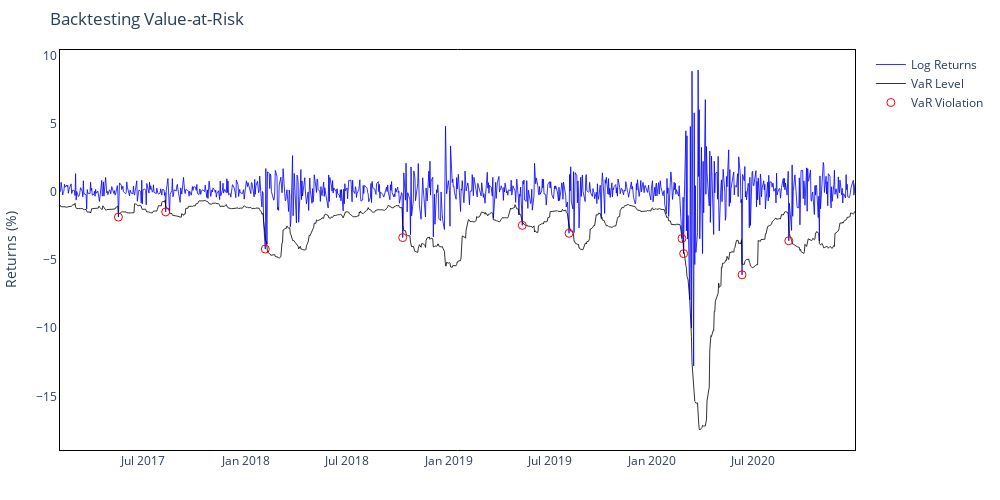
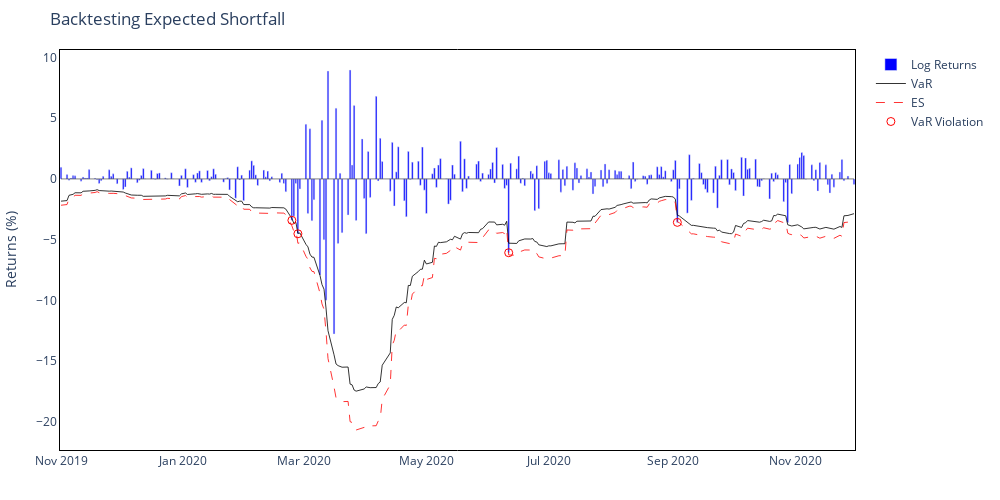
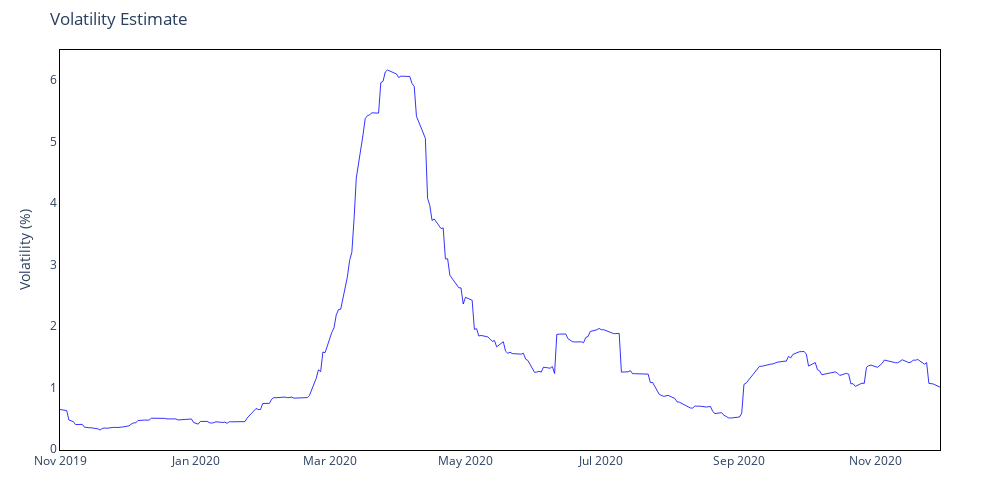

Write notebook code for charts like these, in order.
### Markdown cell above
### MA based VaR on the same data

### Code cell
# Apply MA volatility model
ma_output, next_day_var = VolatilityVaR.var_moving_average(returns, confidence_level)

print(f"Next-day MA VaR estimate (abs): {next_day_var:.2f}%")

# Backtest full period
violations, rate = VolatilityVaR.backtest_var(ma_output, confidence_level)
print(f"Full Period — Violations: {violations}, Rate: {rate:.2f}%")

# Backtest a subset
viol_subset, rate_subset = VolatilityVaR.subset_backtest_var(ma_output, "2019-11-01", "2020-11-30")
print(f"Subset — Violations: {viol_subset}, Rate: {rate_subset:.2f}%")

# Compute ES for the whole period
ma_output = VolatilityVaR.compute_expected_shortfall_volatility(ma_output, confidence_level)

# Plot interactive VaR
fig_var = VolatilityVaR.interactive_plot_var(ma_output)
fig_var.show()

# Plot interactive ES for a subset
fig_es = VolatilityVaR.interactive_plot_es(ma_output, subset=("2019-11-01", "2020-11-30"))
fig_es.show()

# Plot interactive volatility for a subset
fig_vol = VolatilityVaR.interactive_plot_volatility(ma_output["Volatility"], subset=("2019-11-01", "2020-11-30"))
fig_vol.show()

### Figure 1 — Plotly figure (JSON) as saved in the notebook; plotly's stock layout.template omitted (floating-point values rounded to 4 significant figures; data arrays with more than 128 entries replaced by an {"elided": "..."} marker saying what was removed)
{"data": [{"hovertemplate": "Date: %{x}<br>Return: %{y:.2f}%", "line": {"color": "blue", "width": 0.8}, "mode": "lines", "name": "Log Returns", "type": "scatter", "x": {"elided": "987 str values"}, "y": {"elided": "987 float values"}}, {"customdata": {"elided": "987 float values"}, "hovertemplate": "Date: %{x}<br>VaR: %{customdata:.2f}%", "line": {"color": "black", "width": 0.8}, "mode": "lines", "name": "VaR Level", "type": "scatter", "x": {"elided": "987 str values"}, "y": {"elided": "987 float values"}}, {"hovertemplate": "Date: %{x}<br>Return: %{y:.2f}%", "marker": {"color": "red", "size": 8, "symbol": "circle-open"}, "mode": "markers", "name": "VaR Violation", "type": "scatter", "x": ["2017-05-17T00:00:00", "2017-08-10T00:00:00", "2018-02-05T00:00:00", "2018-10-10T00:00:00", "2019-05-13T00:00:00", "2019-08-05T00:00:00", "2020-02-24T00:00:00", "2020-02-27T00:00:00", "2020-06-11T00:00:00", "2020-09-03T00:00:00"], "y": [-1.835, -1.458, -4.184, -3.342, -2.443, -3.023, -3.409, -4.517, -6.075, -3.576]}], "layout": {"height": 500, "hovermode": "x unified", "margin": {"b": 50, "l": 60, "r": 60, "t": 50}, "paper_bgcolor": "white", "plot_bgcolor": "white", "title": {"text": "Backtesting Value-at-Risk"}, "width": 1000, "xaxis": {"linecolor": "black", "linewidth": 1, "mirror": true, "showline": true}, "yaxis": {"linecolor": "black", "linewidth": 1, "mirror": true, "showline": true, "title": {"text": "Returns (%)"}}}}

### Figure 2 — Plotly figure (JSON) as saved in the notebook; plotly's stock layout.template omitted (floating-point values rounded to 4 significant figures; data arrays with more than 128 entries replaced by an {"elided": "..."} marker saying what was removed)
{"data": [{"hovertemplate": "Date: %{x}<br>Return: %{y:.2f}%", "marker": {"color": "blue"}, "name": "Log Returns", "type": "bar", "x": {"elided": "272 str values"}, "y": {"elided": "272 float values"}}, {"customdata": {"elided": "272 float values"}, "hovertemplate": "Date: %{x}<br>VaR: %{customdata:.2f}%", "line": {"color": "black", "width": 0.8}, "mode": "lines", "name": "VaR", "type": "scatter", "x": {"elided": "272 str values"}, "y": {"elided": "272 float values"}}, {"customdata": {"elided": "272 float values"}, "hovertemplate": "Date: %{x}<br>ES: %{customdata:.2f}%", "line": {"color": "red", "dash": "dash", "width": 0.8}, "mode": "lines", "name": "ES", "type": "scatter", "x": {"elided": "272 str values"}, "y": {"elided": "272 float values"}}, {"hovertemplate": "Date: %{x}<br>Return: %{y:.2f}%", "marker": {"color": "red", "size": 8, "symbol": "circle-open"}, "mode": "markers", "name": "VaR Violation", "type": "scatter", "x": ["2020-02-24T00:00:00", "2020-02-27T00:00:00", "2020-06-11T00:00:00", "2020-09-03T00:00:00"], "y": [-3.409, -4.517, -6.075, -3.576]}], "layout": {"barmode": "overlay", "height": 500, "hovermode": "x unified", "margin": {"b": 50, "l": 60, "r": 60, "t": 50}, "paper_bgcolor": "white", "plot_bgcolor": "white", "shapes": [{"line": {"color": "black", "width": 0.5}, "type": "line", "x0": "2019-11-01T00:00:00", "x1": "2020-11-30T00:00:00", "xref": "x", "y0": 0, "y1": 0, "yref": "y"}], "title": {"text": "Backtesting Expected Shortfall"}, "width": 1000, "xaxis": {"linecolor": "black", "linewidth": 1, "mirror": true, "showline": true}, "yaxis": {"linecolor": "black", "linewidth": 1, "mirror": true, "showline": true, "title": {"text": "Returns (%)"}}}}

### Figure 3 — Plotly figure (JSON) as saved in the notebook; plotly's stock layout.template omitted (floating-point values rounded to 4 significant figures; data arrays with more than 128 entries replaced by an {"elided": "..."} marker saying what was removed)
{"data": [{"hovertemplate": "Date: %{x}<br>Volatility: %{y:.2f}%", "line": {"color": "blue", "width": 0.8}, "mode": "lines", "name": "Volatility", "type": "scatter", "x": {"elided": "272 str values"}, "y": {"elided": "272 float values"}}], "layout": {"height": 500, "hovermode": "x unified", "margin": {"b": 50, "l": 60, "r": 60, "t": 50}, "paper_bgcolor": "white", "plot_bgcolor": "white", "title": {"text": "Volatility Estimate"}, "width": 1000, "xaxis": {"linecolor": "black", "linewidth": 1, "mirror": true, "showline": true}, "yaxis": {"linecolor": "black", "linewidth": 1, "mirror": true, "showline": true, "title": {"text": "Volatility (%)"}}}}
